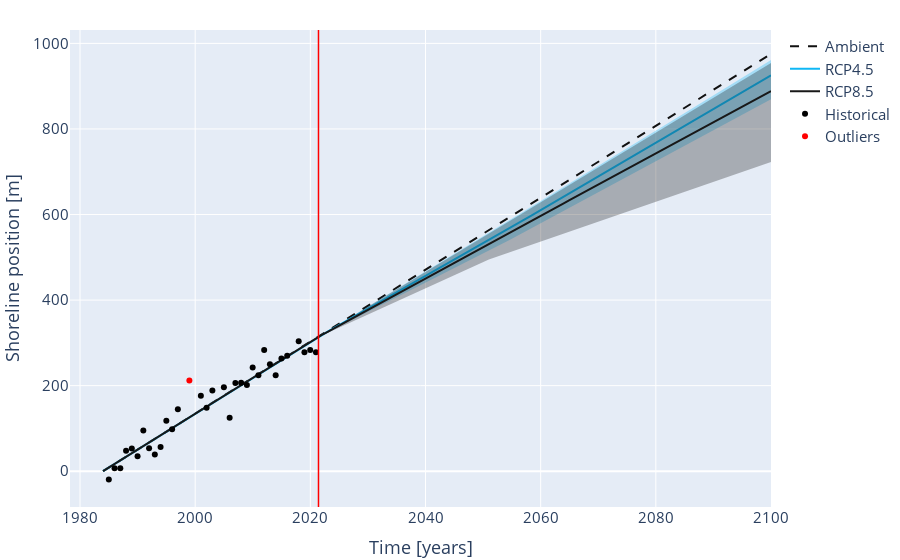

The notebook cell saved with this chart:
### Code cell
box = 'BOX_187_090_49'
df = gdf_vous_join

future_shorelinepositions(df = df, box = box)
